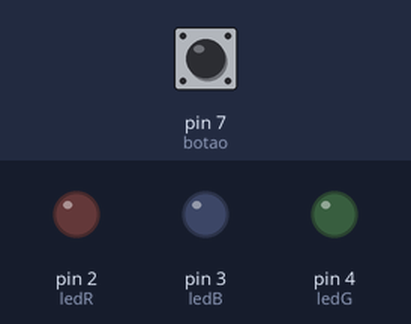
Bench run of a sketch on a simulated Arduino Uno, built with avr-gcc and run on an emulated ATmega328P. Parts: output pins drawn as LEDs (lit = HIGH). The inputs (shaded band) are chosen by the test bench; at power-on: pin 7 (botao) LOW.

Above: at 1.2 s.
1.3 s: pin 7 (botao) pulled HIGH for 0.15 s
At 2.2 s:
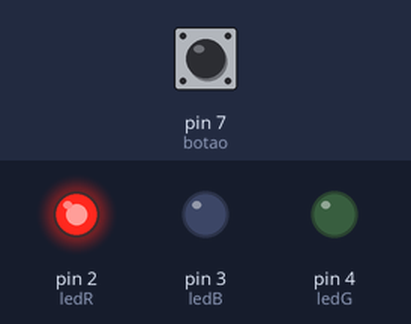
2.9 s: pin 7 (botao) pulled HIGH for 1 s
At 4.7 s:
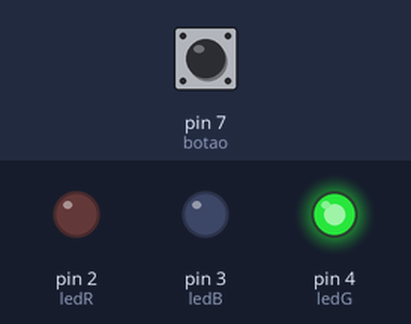
5.4 s: pin 7 (botao) pulled HIGH for 0.15 s
At 6.6 s:
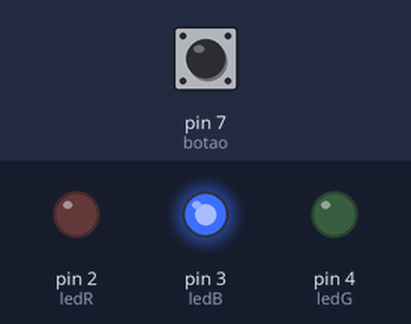
7.0 s: pin 7 (botao) pulled HIGH for 3.2 s
At 10.7 s:
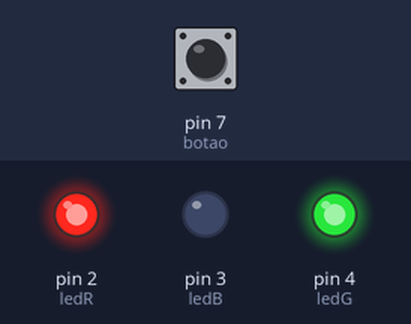
11.7 s: pin 7 (botao) pulled HIGH for 0.15 s
At 12.6 s:
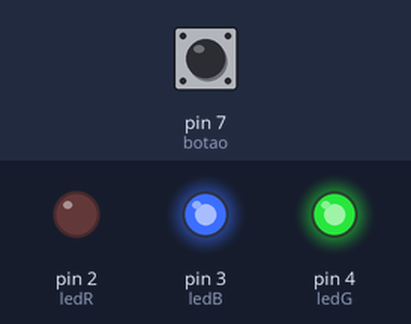
13.3 s: pin 7 (botao) pulled HIGH for 1 s
At 15.0 s:
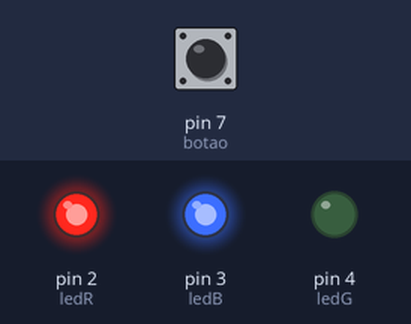
Timing chart, 0 to 16.5 s (numbered marks = the images above; inputs shaded):
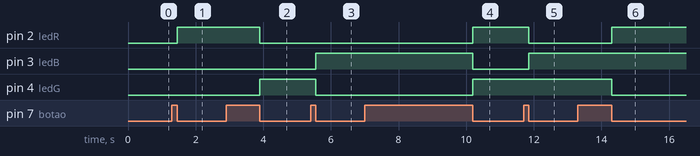

Measured:
- after the input at 1.3 s, pin 2 (ledR): LOW → HIGH after 0.15 s
- after the input at 2.9 s, pin 2 (ledR): HIGH → LOW after 1.0 s; pin 4 (ledG): LOW → HIGH after 1.0 s
- after the input at 5.4 s, pin 3 (ledB): LOW → HIGH after 0.15 s; pin 4 (ledG): HIGH → LOW after 0.15 s
- after the input at 7.0 s, pin 2 (ledR), pin 4 (ledG): LOW → HIGH after 3.2 s; pin 3 (ledB): HIGH → LOW after 3.2 s
- after the input at 11.7 s, pin 2 (ledR): HIGH → LOW after 0.15 s; pin 3 (ledB): LOW → HIGH after 0.15 s
- after the input at 13.3 s, pin 2 (ledR): LOW → HIGH after 1.0 s; pin 4 (ledG): HIGH → LOW after 1.0 s

The sketch:

Aula09.ino
```cpp
#define ledR 2
#define ledG 4
#define ledB 3
#define botao 7
#define maximo 6 //total de cores que serão configuradas

int btnclicado=0;
int btnliberado=0;
int ciclo=0; //indica qual cor o led vai acender

void vermelho(){
  //defini os estados do pino vermelho
  digitalWrite(ledR, HIGH);
  digitalWrite(ledG, LOW);
  digitalWrite(ledB, LOW);
}
void verde(){
  //defini os estados do pino verde
  digitalWrite(ledR, LOW);
  digitalWrite(ledG, HIGH);
  digitalWrite(ledB, LOW);
}
void azul(){
  //defini os estados do pino azul
  digitalWrite(ledR, LOW);
  digitalWrite(ledG, LOW);
  digitalWrite(ledB, HIGH);
}
void amarelo(){
  //defini os estados do pino amarelo
  analogWrite(ledR, 255);
  analogWrite(ledG, 255);
  analogWrite(ledB, 0);
}
void ciano(){
  //defini os estados do pino ciano
  analogWrite(ledR, 0);
  analogWrite(ledG, 255);
  analogWrite(ledB, 255);
}
void magento(){
  //defini os estados do pino ciano
  analogWrite(ledR, 255);
  analogWrite(ledG, 0);
  analogWrite(ledB, 255);
}

void trocaLed(){
  if(ciclo==0){
    vermelho();
  }else if(ciclo==1){
    verde();
  }else if(ciclo==2){
    azul();
  }else if(ciclo==3){
    amarelo();
  }else if(ciclo==4){
    ciano();
  }else if(ciclo==5){
    magento();
  }
  ciclo++;
  if(ciclo>maximo-1){ //ciclo comeca em 0
    ciclo=0;
  }
}
void verificaBtn(){
  if(digitalRead(botao)==HIGH){
    btnclicado=1;
    btnliberado=0;
  }else{
    btnliberado=1;
  }
  if((btnclicado==1)and(btnliberado==1)){
    btnclicado=0;
    btnliberado=0;
    trocaLed();
  }
}
void setup() {
  //Cada perna equivale a 1 cor
  pinMode(ledR, OUTPUT);
  pinMode(ledG, OUTPUT);
  pinMode(ledB, OUTPUT);
  pinMode(botao, INPUT);
}
void loop() {
 verificaBtn();

}
```
